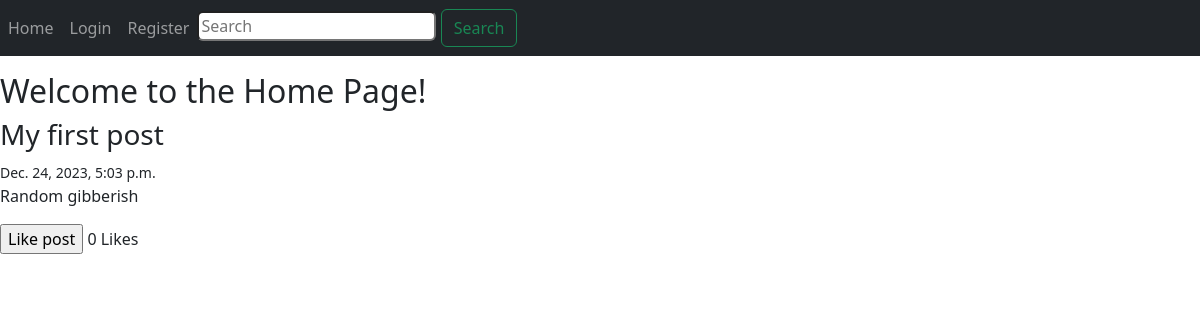
Before: / with the older database file.
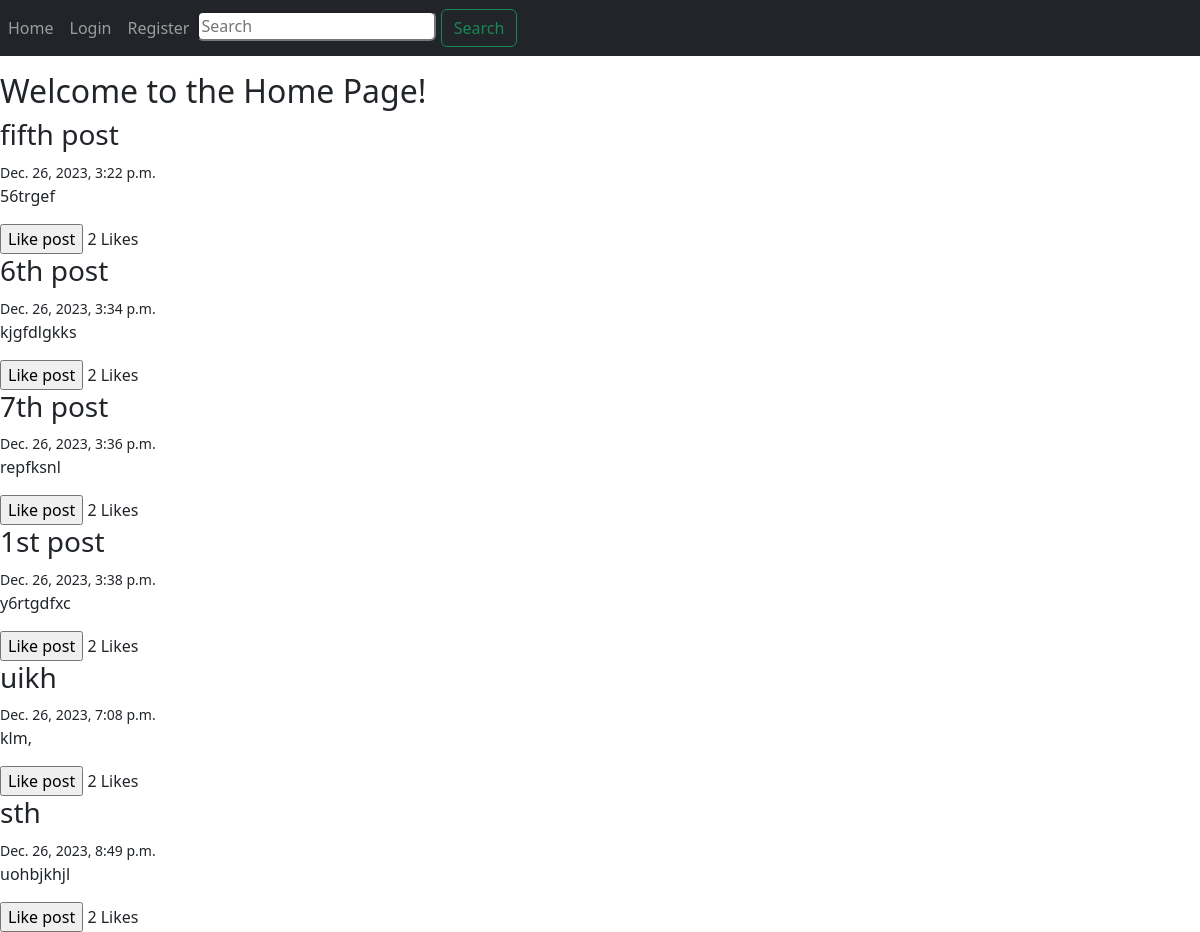
After: the same page with the newer database file.
### main/models.py (models this page shows)
class Post(models.Model):
    user = models.ForeignKey(CustomUser, on_delete=models.CASCADE)
    title = models.CharField(max_length=1000)
    content = models.TextField()
    created_at = models.DateTimeField(default=datetime.now, null=True, blank=True)
    @property
    def post_like_count(self):
        count = Like.objects.filter(post=self).count()
        return count

### main/views.py (the view)
# urls.py: path("", views.index, name="index"),
def index(request):
    posts = Post.objects.all()
    return render(request, "index.html", {"posts": posts})

### templates/index.html (shortened to what this page needs)
{% extends 'base.html' %}
{% block content %}
<h2>Welcome to the Home Page!</h2>
{% for post in posts %}
<div>
	<h3>{{ post.title }}</h3>
	<small>{{post.created_at}}</small>
	<p>{{ post.content }}</p>
	<form id="likeForm{{ post.id }}" data-post-id="{{ post.id }}" method="post">
		<input type="submit" value="Like post">
		<span id="likeCount{{ post.id }}">{{ post.post_like_count }}</span> Likes
	</form>
</div>
{% endfor %}
{% endblock %}

### templates/base.html (shortened to what this page needs)
<!DOCTYPE html>
<html lang="en">
<head>
    <link href="https://cdn.jsdelivr.net/npm/bootstrap@5.3.2/dist/css/bootstrap.min.css" rel="stylesheet"
>
</head>
<body>
    <nav class="navbar navbar-expand-lg navbar-dark bg-dark mb-3">
        <div class="collapse navbar-collapse" id="navbarSupportedContent">
            <ul class="navbar-nav mr-auto">
                <li class="nav-item active">
                    <a class="nav-link" href="#">Home</a>
                </li>
                {%if user.is_authenticated %}
                <li class="nav-item">
                    <a class="nav-link" href="{% url 'create_post' %}">Create Post</a>
                </li>
                <li class="nav-item">
                    <form method="post" action="{% url 'logout' %}">
                        {% csrf_token %}
                        <input type="submit" value="Logout" class="nav-link">
                      </form>
                </li>
                {%else%}
                <li class="nav-item">
                    <a class="nav-link" href="{% url 'login' %}">Login</a>
                </li>
                <li class="nav-item">
                    <a class="nav-link " href="{% url 'register' %}">Register</a>
                </li>
                {%endif%}
            </ul>
            <form class="form-inline my-2 my-lg-0">
                <input class=" mr-sm-2 rounded" type="search" placeholder="Search" aria-label="Search">
                <button class="btn btn-outline-success my-sm-0" type="submit">Search</button>
            </form>
        </div>
    </nav>
    {%block content%}{%endblock%}
</body>
</html>

Changed rows visible on the page:
removed Post: title "My first post", created_at "Dec. 24, 2023, 5:03 p.m.", content "Random gibberish", post_like_count "0"
added Post: title "fifth post", created_at "Dec. 26, 2023, 3:22 p.m.", content "56trgef", post_like_count "2"
added Post: title "6th post", created_at "Dec. 26, 2023, 3:34 p.m.", content "kjgfdlgkks", post_like_count "2"
added Post: title "7th post", created_at "Dec. 26, 2023, 3:36 p.m.", content "repfksnl", post_like_count "2"
added Post: title "1st post", created_at "Dec. 26, 2023, 3:38 p.m.", content "y6rtgdfxc", post_like_count "2"
added Post: title "uikh", created_at "Dec. 26, 2023, 7:08 p.m.", content "klm,", post_like_count "2"
added Post: title "sth", created_at "Dec. 26, 2023, 8:49 p.m.", content "uohbjkhjl", post_like_count "2"
